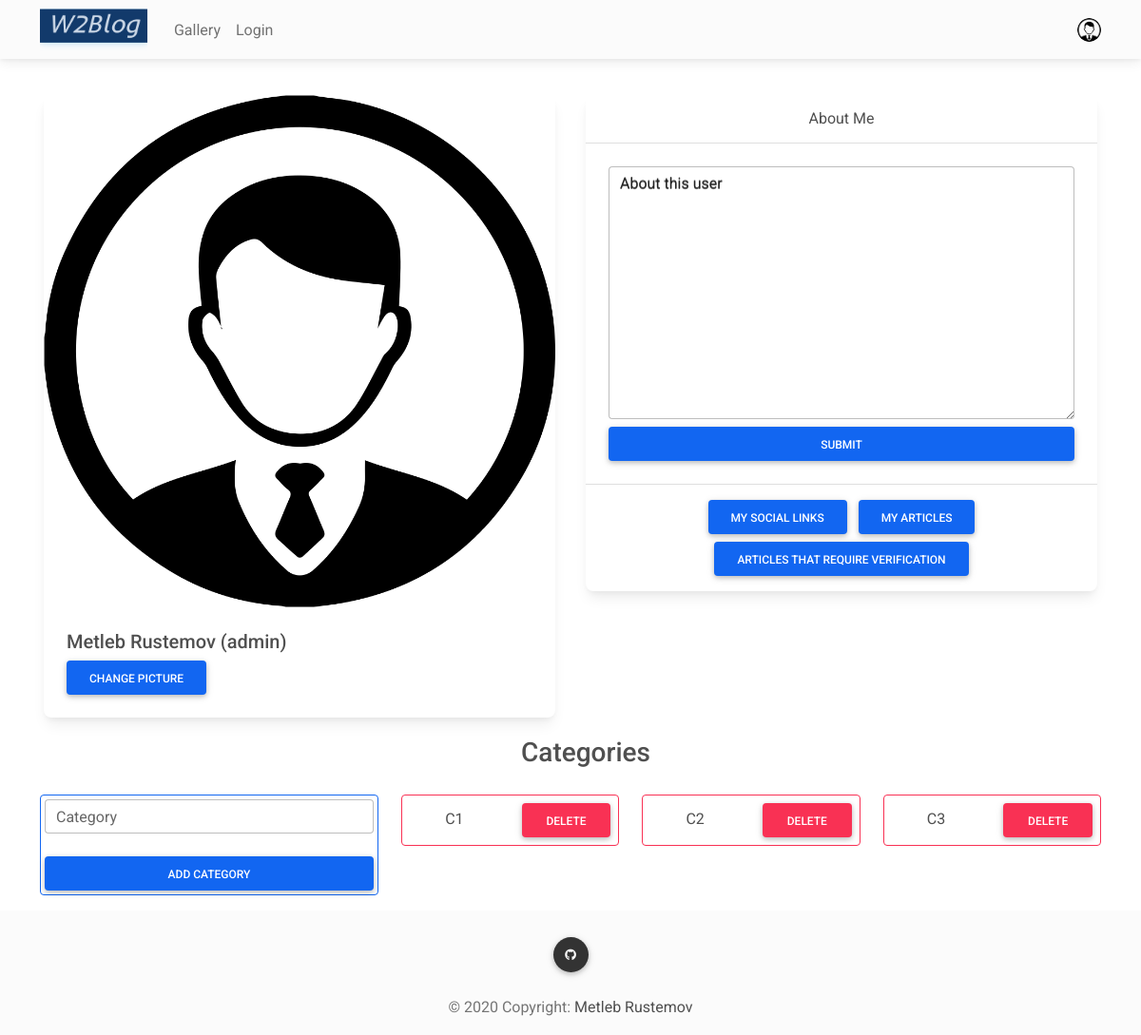
Screenshot of /user (signed in) with the database file from the repository.
### app.py (models this page shows, shortened)
class User(db.Model):
    id = db.Column(db.Integer, primary_key=True)
    usertype = db.Column(db.Integer, default=0) # 0, 1, 2, 3, 4, 5  (0-quest, 5-super_admin)
    username = db.Column(db.String(30), unique=True, nullable=False)
    fullname = db.Column(db.String(80), nullable=False)
    email = db.Column(db.String(120), unique=True, nullable=False)
    password = db.Column(db.String(1024), nullable=False)
    image = db.Column(db.String(80), nullable=False, default="default_user_image.png")
    about_me = db.Column(db.String(2048), default="About this user", nullable=False)
    last_login = db.Column(db.DateTime, nullable=False, default=datetime.datetime.utcnow)
    articles = db.relationship('Article', backref='user')
    comments = db.relationship('Comment', backref='user')
    sociallinks = db.relationship('SocialLink', backref='user')

class Category(db.Model):
    id = db.Column(db.Integer, primary_key=True)
    name = db.Column(db.String(25), unique=True, nullable=False)
    articles = db.relationship("Article", secondary=article_categories, back_populates="categories")

### app.py (the view, shortened to what this page needs)
@app.route("/user", methods=['POST','GET'])
def user():
    w2b_context.clear()
    if "user_id" in session:
        user = User.query.filter_by(id=session['user_id']).first()
        if request.method == 'GET':
            csrf_token = csrf_text()
            all_socials = {'facebook': None, 'instagram': None, 'twitter': None, 'github': None, 'google': None, 'whatsapp': None, 'linkedin': None}
            session["csrf_token"] = csrf_token
            w2b_context.update({"user":{"user_id":session['user_id'], "user":user}, "csrf_token":csrf_token})
            for social in user.sociallinks:
                all_socials.update({social.sname:social.slink})
            w2b_context.update({"categories":Category.query.all(), "socials":all_socials})
            if user.usertype == 5 and Article.query.filter_by(verified=-1).count() > 0:
                w2b_context.update({"v_articles":Article.query.filter_by(verified=-1)})
            else:
                w2b_context.update({"v_articles":[]})
            return render_template("user.html", cntxt=w2b_context)
    return redirect(url_for('lr'))

### app.py (called while the page is built)
def csrf_text(size=32, chars=string.ascii_uppercase + string.ascii_lowercase + string.digits):
    return ''.join(random.choice(chars) for _ in range(size))

### templates/user.html (shortened to what this page needs)
{% extends "base.html" %}
{% block main_content %}
<main>
    <section id="userhome">
        <div class="container">
            <div class="mt-5 pt-5">
                <div class="row">
                    <div class="col-md-6">
                        <div class="card m-1">
                            <img src="{{ url_for('static', filename='media/'+cntxt['user']['user'].image)}}" class="card-img-top"
                                alt="@{{cntxt['user']['user'].username}}" />
                            <div class="card-body">
                                <h5 class="card-title">{{cntxt['user']['user'].fullname}}</h5>
                                <button type="button" class="btn btn-primary" data-mdb-toggle="modal"
                                    data-mdb-target="#imagechoser">Change Picture</button>
                            </div>
                        </div>
                    </div>
                    <div class="col-md-6">
                        <div class="card text-center m-1">
                            <div class="card-header">About Me</div>
                            <div class="card-body">
                                <form action="{{url_for('user')}}" method="POST">
                                    <div class="form-outline mb-2">
                                        <textarea class="form-control" name="about_me" id="about_me" rows="10">{{cntxt['user']['user'].about_me}}</textarea>
                                        <label class="form-label" for="about_me">{{cntxt['user']['user'].about_me}}</label>
                                    </div>
                                    <button type="submit" class="btn btn-primary btn-block">Submit</button>
                                </form>
                            </div>
                            <div class="card-footer">
                                <button class="btn btn-primary m-1" type="button" data-mdb-toggle="collapse"
                                    data-mdb-target="#mysociallinks" aria-expanded="false"
                                    aria-controls="mysociallinks">
                                    My Social links
                                </button>
                                <button class="btn btn-primary m-1" type="button" data-mdb-toggle="collapse"
                                    data-mdb-target="#myarticles" aria-expanded="false" aria-controls="myarticles">
                                    My Articles
                                </button>
                                {% if cntxt['user']['user'].usertype == 5 %}
                                <button class="btn btn-primary m-1" type="button" data-mdb-toggle="collapse"
                                    data-mdb-target="#aprearticles" aria-expanded="false" aria-controls="aprearticles">
                                    Articles that require verification
                                </button>
                                {% endif %}
                            </div>
                        </div>
                    </div>
                </div>
                <div class="row">
                    <div class="text-center m-3">
                        <h3>Categories</h3>
                    </div>
                    <div class="col-md-4">
                        <div class="col-12 p-1 mt-1 border border-primary rounded">
                            <form action="{{url_for('user')}}" method="POST">
                                <div class="form-outline mb-4">
                                    <input type="text" name="new_category" id="add_category" class="form-control" />
                                    <label class="form-label" for="add_category">Category</label>
                                </div>
                                <button type="submit" class="btn btn-primary btn-block">Add Category</button>
                            </form>
                        </div>
                    </div>
                    <div class="col-md-8">
                        <div class="row">
                            {% for cat in cntxt['categories'] %}
                            <div class="col-md-4 mt-1">
                                <div class="p-2 border border-danger rounded">
                                    {% if cntxt['user']['user'].usertype == 5 %}
                                    <form action="{{url_for('user')}}" method="POST">
                                    {% endif %}
                                        <div class="row">
                                            <div class="col-{% if cntxt['user']['user'].usertype == 5 %}6{% else %}12{% endif %} p-1 text-center">
                                                {{cat.name}}
                                            </div>
                                            {% if cntxt['user']['user'].usertype == 5 %}
                                            <div class="col-6">
                                                <button type="submit" class="btn btn-danger btn-block">Delete</button>
                                            </div>
                                            {% endif %}
                                        </div>
                                    {% if cntxt['user']['user'].usertype == 5 %}
                                    </form>
                                    {% endif %}
                                </div>
                            </div>
                            {% endfor %}
                        </div>
                    </div>
                </div>
                {% if cntxt['user']['user'].usertype == 5 %}
                <div class="row">
                    <div class="col p-2">
                    </div>
                </div>
                {% endif %}
            </div>
        </div>
    </section>
</main>
{% endblock %}

### templates/base.html (shortened to what this page needs)
{% import 'socialbuttons.html' as socialbuttons -%}
<!DOCTYPE html>
<html lang="en">
<head>
  <link rel="stylesheet" href="https://use.fontawesome.com/releases/v5.15.2/css/all.css" />
  <link rel="stylesheet" href="{{ url_for('static', filename='css/mdb.min.css') }}" />
</head>
<body>
  <header>
    <nav class="navbar navbar-expand-lg fixed-top navbar-scroll navbar-light bg-light">
      <div class="container">
        <div class="collapse navbar-collapse" id="navbarSupportedContent">
          <a class="navbar-brand mt-2 mt-lg-0 p-0" href="{{url_for('index')}}">
            <img src="{{ url_for('static', filename='img/w2blog_logo.png') }}" height="45" alt="" loading="lazy" />
          </a>
          <ul class="navbar-nav me-auto mb-2 mb-lg-0">
            <li class="nav-item">
              <a class="nav-link{% if request.path == '/gallery' %} active{% endif %}"
                href="{{url_for('gallery')}}">Gallery</a>
            </li>
            <li class="nav-item">
              <a class="nav-link{% if request.path == '/lr' %} active{% endif %}" href="{{url_for('lr')}}">Login</a>
            </li>
          </ul>
        </div>
        {% if cntxt['user']['user_id'] != -1 %}
        <div class="d-flex align-items-center">
          <a class="dropdown-toggle d-flex align-items-center hidden-arrow" href="#" id="navbarDropdownMenuLink"
            role="button" data-mdb-toggle="dropdown" aria-expanded="false">
            <img src="{{url_for('static', filename='media/'+cntxt['user']['user'].image)}}" class="rounded-circle"
              height="25" alt="" loading="lazy" data-mdb-toggle="tooltip" data-mdb-placement="top"
              title="{{cntxt['user']['user'].fullname}}" />
          </a>
        </div>
        {% endif %}
      </div>
    </nav>
  </header>
  {% block main_content %}
  {% endblock %}
  <footer class="bg-light text-center text-white">
    <div class="container p-4 pb-0">
      <section class="mb-1">
        {{socialbuttons.circle_social("github", "https://github.com/Metleb1996/W2Blog")}}
      </section>
    </div>
    <div class="text-center p-3 bg-light text-muted" style="background-color: rgba(0, 0, 0, 0.2);">
      © 2020 Copyright:
      <a class="text-body" href="https://metleb1996.github.io/">Metleb Rustemov</a>
    </div>
  </footer>
</body>
</html>

### rows the page displays
User: image (placeholder picture), user.user.fullname "Metleb Rustemov (admin)", about_me "About this user", user.user.about_me "About this user"
Category: name "C1"
Category: name "C2"
Category: name "C3"
